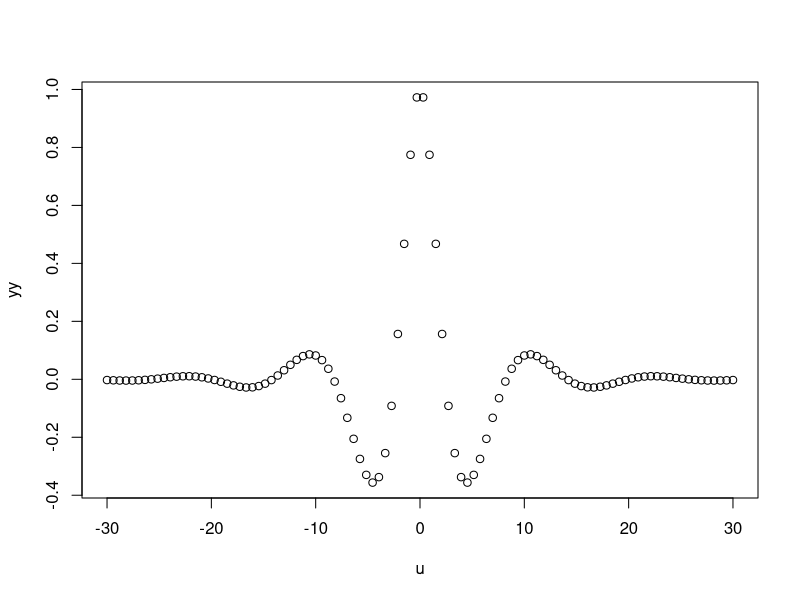

The R source for this figure: (Note: this script raises an error after producing the figure.)
# test alternative calibration from 
# Dragulescu and Yakovenko, 


integrand_dragonescu = function(u,x,k,eta,theta, rho, t){
  a1 = 1i*u*x
  G = k+ 1i*rho*theta*u
  omega = sqrt(G^2 + theta^2 * (u^2 -1i*u))
  a2 = k * eta* G* t/theta^2
  a3=-2*k*eta/theta^2 * log( cosh(omega*t*0.5)+ (omega^2 - G^2 + 2*k*G )/(2*k*omega)*sinh(omega*t*0.5))
  
  return(Re(exp(a1+a2+a3)))                          
}



model_pdf = function(x, k,eta,theta, rho, t){
  
  y = rep(0,length(x))
  for(i in 1:length(x)){
    y[i] = integrate(f = integrand_dragonescu, x = x[i], k = k, eta =eta, theta=theta, rho = rho, t = 1/255,
                     lower = -20, upper=20, abs.tol = 1e-5)$value/(2*pi)
  }
  
  return(y)
}


obj = function(params, x_center, empiric_pdf, t){
  
  model_den = model_pdf(x_center, k=params[1], eta=params[2], theta = params[3], rho = params[4],t=t)
  res = sum((model_den-empiric_pdf)^2)
  # print(res)
  # plot(x_center, empiric_pdf)
  # points(x_center, model_den)
  return(res)
}



#########################
# simple plot of integrand
params = c(-0.0519, 0.488,0.282,0.524,-0.435)
r=params[1]
k= params[2]
eta=params[3]
theta=params[4]
rho=params[5]


u = seq(-30,30,length.out = 100)
yy = integrand_dragonescu(u = u,x = 0.6,k=k,eta = eta, theta = theta, rho = rho, t = 1/2)
plot(u,yy)

###############################


attach(my_returns)
mu= mean(eurostoxx)
dt = 1/255
adjusted_returns = eurostoxx - mu


x_min = min(adjusted_returns)
x_max = max(adjusted_returns)

N_bin = 100

# binsize
dx= (x_max-x_min)/N_bin

x_sep = x_min+(0:N_bin)*dx
x_mid = x_sep[1:(N_bin)]+dx/2

out =hist(adjusted_returns, breaks=x_sep, freq = FALSE)

p_mid = out$density




# y[i] = integrate(f = integrand_dragonescu, x = x_centers[i], t = 1/255, eta, rho = rho,k = k,sigma = theta,
#                  lower = lower, upper=upper, abs.tol = 1e-5)$value/pi


# print("Starting calibration using DEoptim...")
# control_list_deoptim = list(itermax = 30, NP = 200, strategy = 1,trace=1)
# 
# start_time_deoptim <- Sys.time()
# outDE <- DEoptim(obj,
#                  lower = c(1e-5,1e-5,1e-5,-1), upper = c(5,1,1,1), control = control_list_deoptim,
#                  x_center=x_mid, t = 1/255, empiric_pdf = p_mid)
# end_time_deoptim <- Sys.time()
# 
# initial=outDE$optim$bestmem



print("Starting calibration using nlminb...")

start_time_nlminb <- Sys.time()

initial = c(runif(4,), runif(1,min=-1))
            
out_nlminb = nlminb(start = initial, objective = obj, lower = c(1e-5, 1e-5, 1e-5,-1), upper = c(5,1,1,1),
                    x_center=x_mid, t = 1/255, empiric_pdf = p_mid,
                    control=list(eval.max = 1000,iter.max = 100, trace = 1))
print(out_nlminb)
end_time_nlminb <- Sys.time()

plot(x_mid, p_mid)
yy= model_pdf(x_mid, k = out_nlminb$par[1],eta = out_nlminb$par[2],theta= out_nlminb$par[3], rho = out_nlminb$par[4], t=1/255)
lines(x_mid,yy)
